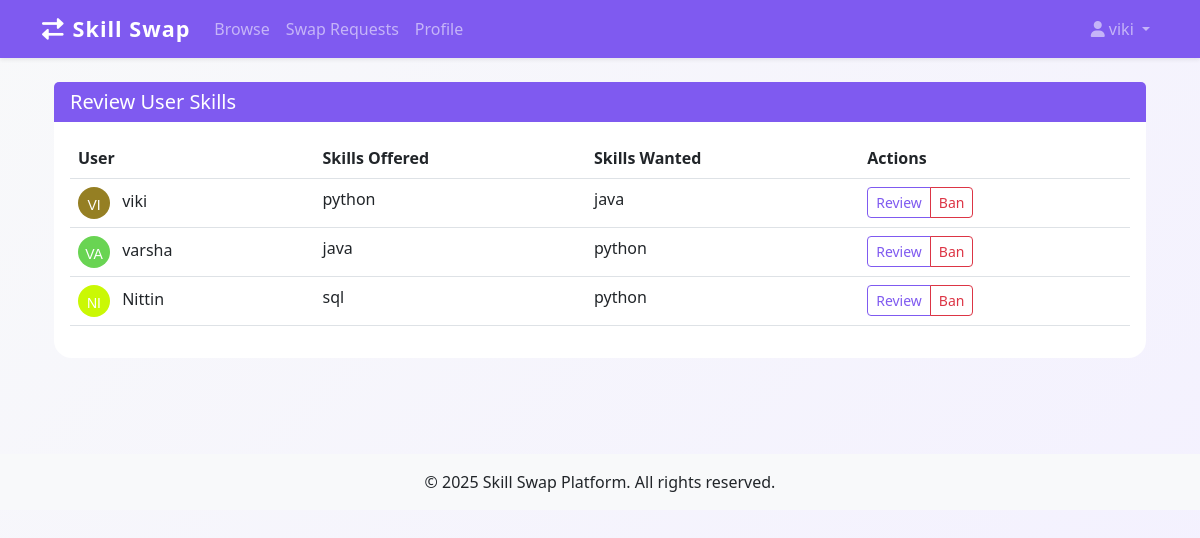
The page /admin/review_skills (signed in) on the database its author committed.
### models.py (models this page shows, shortened)
class User(UserMixin, db.Model):
    id = db.Column(db.Integer, primary_key=True)
    name = db.Column(db.String(150), nullable=False)
    email = db.Column(db.String(150), unique=True, nullable=False)
    location = db.Column(db.String(150))
    photo = db.Column(db.String(300))
    skills_offered = db.Column(db.String(300))
    skills_wanted = db.Column(db.String(300))
    availability = db.Column(db.String(100))
    is_public = db.Column(db.Boolean, default=True)
    is_admin = db.Column(db.Boolean, default=False)
    banned = db.Column(db.Boolean, default=False)
    password_hash = db.Column(db.String(150), nullable=False)
    @property
    def avatar_color(self):
        return f'{abs(hash(self.name)) % 0xFFFFFF:06x}'

### app.py (the view)
@app.route('/admin/review_skills')
@login_required
def review_skills():
    if not current_user.is_admin:
        flash('Access denied. Admin privileges required.')
        return redirect(url_for('home'))
    users = User.query.all()
    return render_template('admin/review_skills.html', users=users)

### app.py (called while the page is built)
@login_manager.user_loader
def load_user(user_id):
    return User.query.get(int(user_id))

### templates/admin/review_skills.html (shortened to what this page needs)
{% extends 'base.html' %}
{% block content %}
<div class="container">
    <div class="card">
        <div class="card-header bg-primary text-white">
            <h5 class="mb-0">Review User Skills</h5>
        </div>
        <div class="card-body">
            <div class="table-responsive">
                <table class="table">
                    <thead>
                        <tr>
                            <th>User</th>
                            <th>Skills Offered</th>
                            <th>Skills Wanted</th>
                            <th>Actions</th>
                        </tr>
                    </thead>
                    <tbody>
                        {% for user in users %}
                        <tr>
                            <td>
                                {% if user.photo %}
                                    <img src="{{ user.photo }}" class="rounded-circle me-2" style="width:32px;height:32px;object-fit:cover;" alt="Profile Photo">
                                {% else %}
                                    <span class="me-2">
                                        <svg width="32" height="32" viewBox="0 0 32 32" xmlns="http://www.w3.org/2000/svg">
                                            <circle cx="16" cy="16" r="16" fill="#{{ user.avatar_color }}"/>
                                            <text x="50%" y="60%" text-anchor="middle" fill="#fff" font-size="14" font-family="Arial, sans-serif" dy=".3em">{{ user.name[0:2]|upper }}</text>
                                        </svg>
                                    </span>
                                {% endif %}
                                {{ user.name }}
                            </td>
                            <td>{{ user.skills_offered }}</td>
                            <td>{{ user.skills_wanted }}</td>
                            <td>
                                <div class="btn-group">
                                    <button type="button" class="btn btn-outline-primary btn-sm" data-bs-toggle="modal" data-bs-target="#banModal{{ user.id }}">
                                        Review
                                    </button>
                                    {% if user.banned %}
                                        <button type="button" class="btn btn-outline-success btn-sm" data-bs-toggle="modal" data-bs-target="#unbanModal{{ user.id }}">
                                            Unban
                                        </button>
                                    {% else %}
                                        <button type="button" class="btn btn-outline-danger btn-sm" data-bs-toggle="modal" data-bs-target="#banModal{{ user.id }}">
                                            Ban
                                        </button>
                                    {% endif %}
                                </div>
                            </td>
                        </tr>
                        {% endfor %}
                    </tbody>
                </table>
            </div>
        </div>
    </div>
</div>
{% endblock %}

### templates/base.html (shortened to what this page needs)
<!DOCTYPE html>
<html lang="en">
<head>
    <link href="https://cdn.jsdelivr.net/npm/bootstrap@5.3.0/dist/css/bootstrap.min.css" rel="stylesheet">
    <link href="https://cdnjs.cloudflare.com/ajax/libs/font-awesome/6.0.0/css/all.min.css" rel="stylesheet">
    <link rel="stylesheet" href="{{ url_for('static', filename='custom.css') }}">
</head>
<body>
    <nav class="navbar navbar-expand-lg navbar-dark bg-primary shadow-sm">
        <div class="container">
            <a class="navbar-brand" href="{{ url_for('home') }}">
                <i class="fas fa-exchange-alt me-2"></i>Skill Swap
            </a>
            <div class="collapse navbar-collapse" id="navbarNav">
                <ul class="navbar-nav me-auto">
                    <li class="nav-item">
                        <a class="nav-link" href="{{ url_for('browse') }}">Browse</a>
                    </li>
                    <li class="nav-item">
                        <a class="nav-link" href="{{ url_for('swap_requests') }}">Swap Requests</a>
                    </li>
                    {% if current_user.is_authenticated %}
                    <li class="nav-item">
                        <a class="nav-link" href="{{ url_for('profile') }}">Profile</a>
                    </li>
                    {% endif %}
                </ul>
                <ul class="navbar-nav">
                    {% if current_user.is_authenticated %}
                    <li class="nav-item dropdown">
                        <a class="nav-link dropdown-toggle" href="#" id="navbarDropdown" role="button" data-bs-toggle="dropdown">
                            <i class="fas fa-user me-1"></i>{{ current_user.name }}
                        </a>
                    </li>
                    {% endif %}
                </ul>
            </div>
        </div>
    </nav>
    <main class="container py-4">
        {% block content %}{% endblock %}
    </main>
    <footer class="bg-light py-3 mt-5">
        <div class="container text-center">
            <p class="mb-0">&copy; 2025 Skill Swap Platform. All rights reserved.</p>
        </div>
    </footer>
</body>
</html>

### static/custom.css (style rules this page uses)
body { background: linear-gradient(135deg, #f8f9fa 0%, #f3f0ff 100%); min-height: 100vh; }
.navbar-brand { font-weight: bold; letter-spacing: 1px; font-size: 1.35rem; }
.card { margin-bottom: 1.5rem; border-radius: 1.1rem; border: none; }
.btn-primary, .navbar, .bg-primary { background-color: #7f5af0 !important; border: none; }
.btn-outline-primary { color: #7f5af0; border-color: #7f5af0; }

### rows shown on the page
User: name "viki", name "VI", skills_offered "python", skills_wanted "java"
User: name "VA", name "varsha", skills_offered "java", skills_wanted "python"
User: name "NI", name "Nittin", skills_offered "sql", skills_wanted "python"
